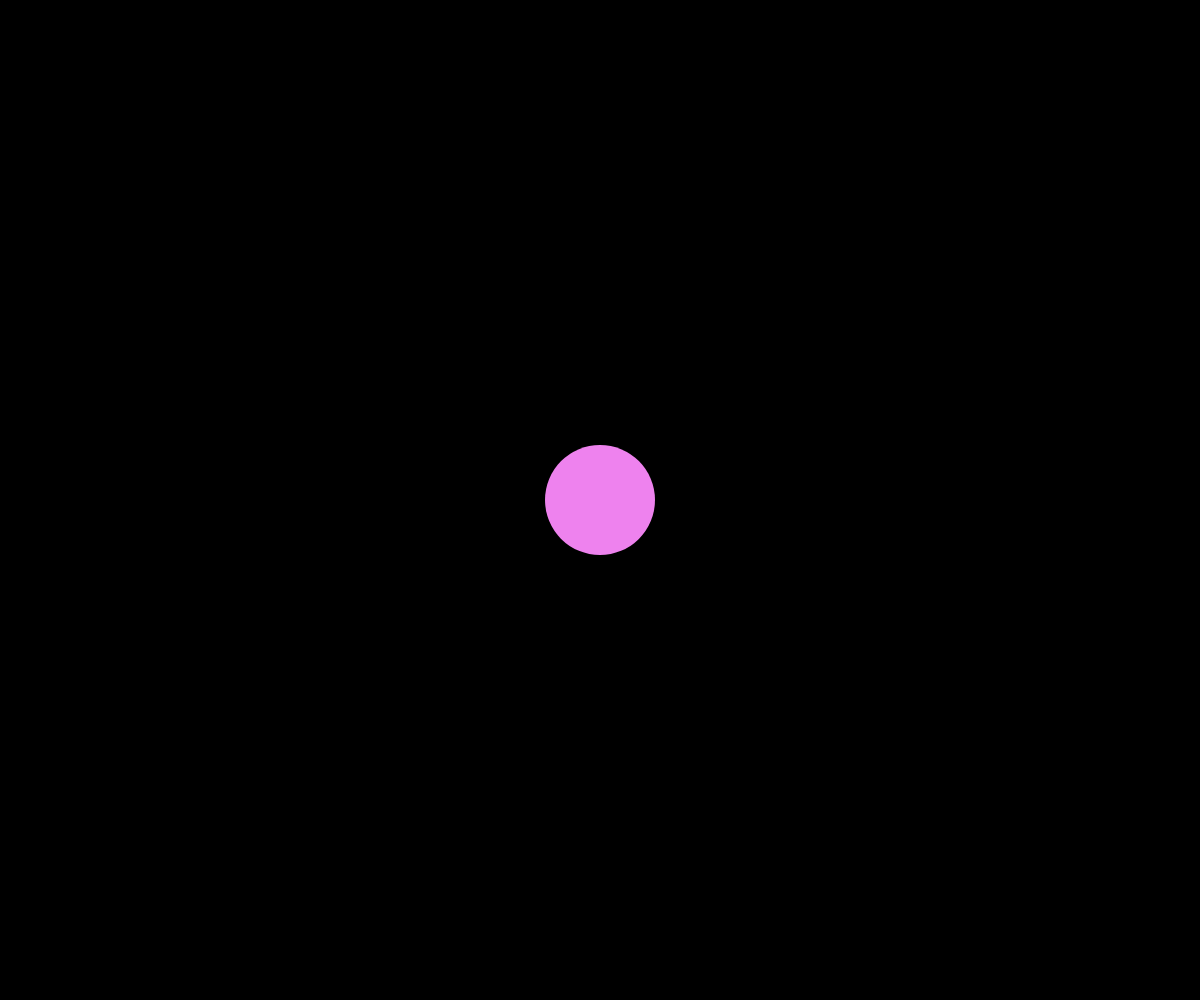
Frame 1 (no input)
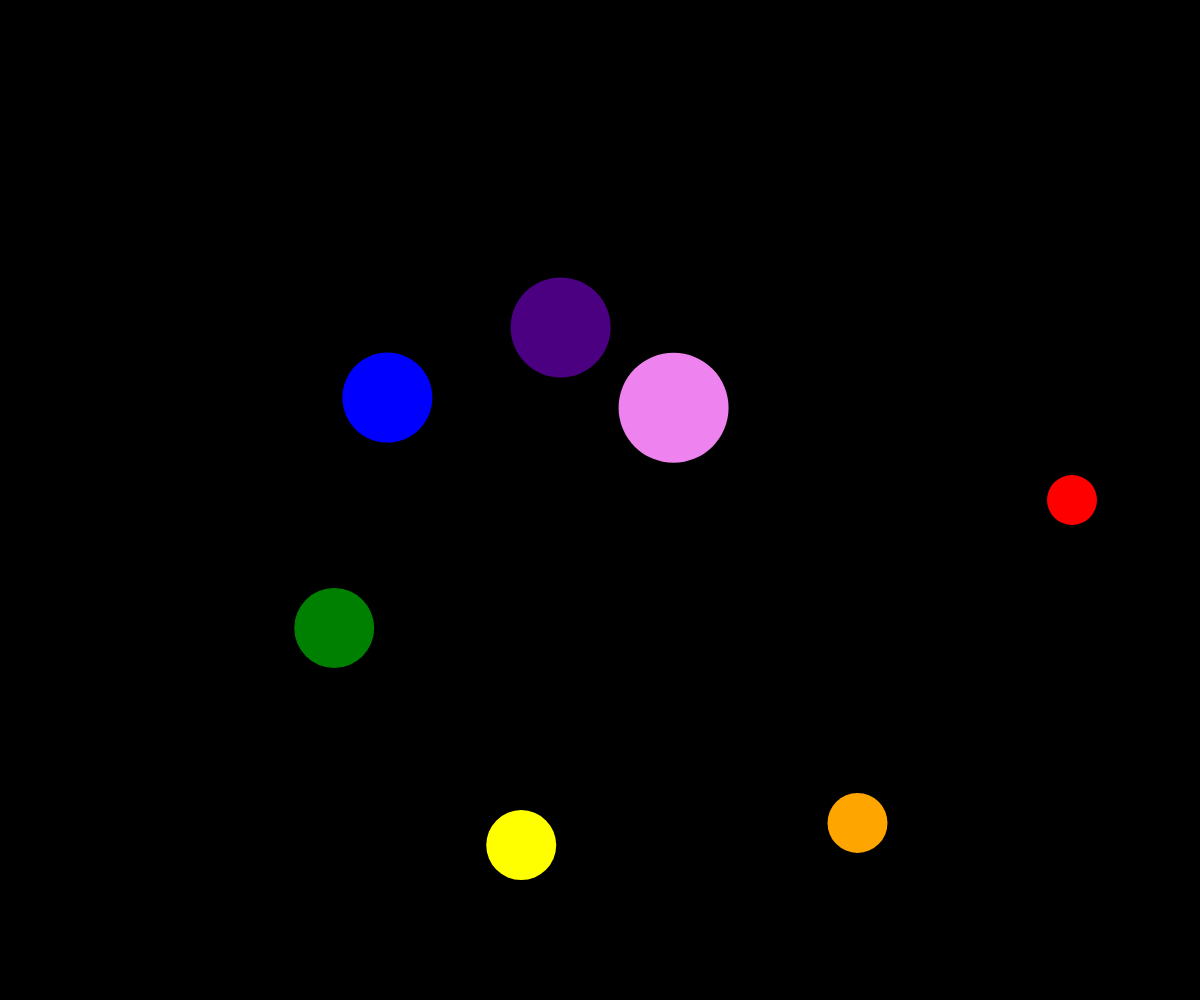
Frame 60 (no input)
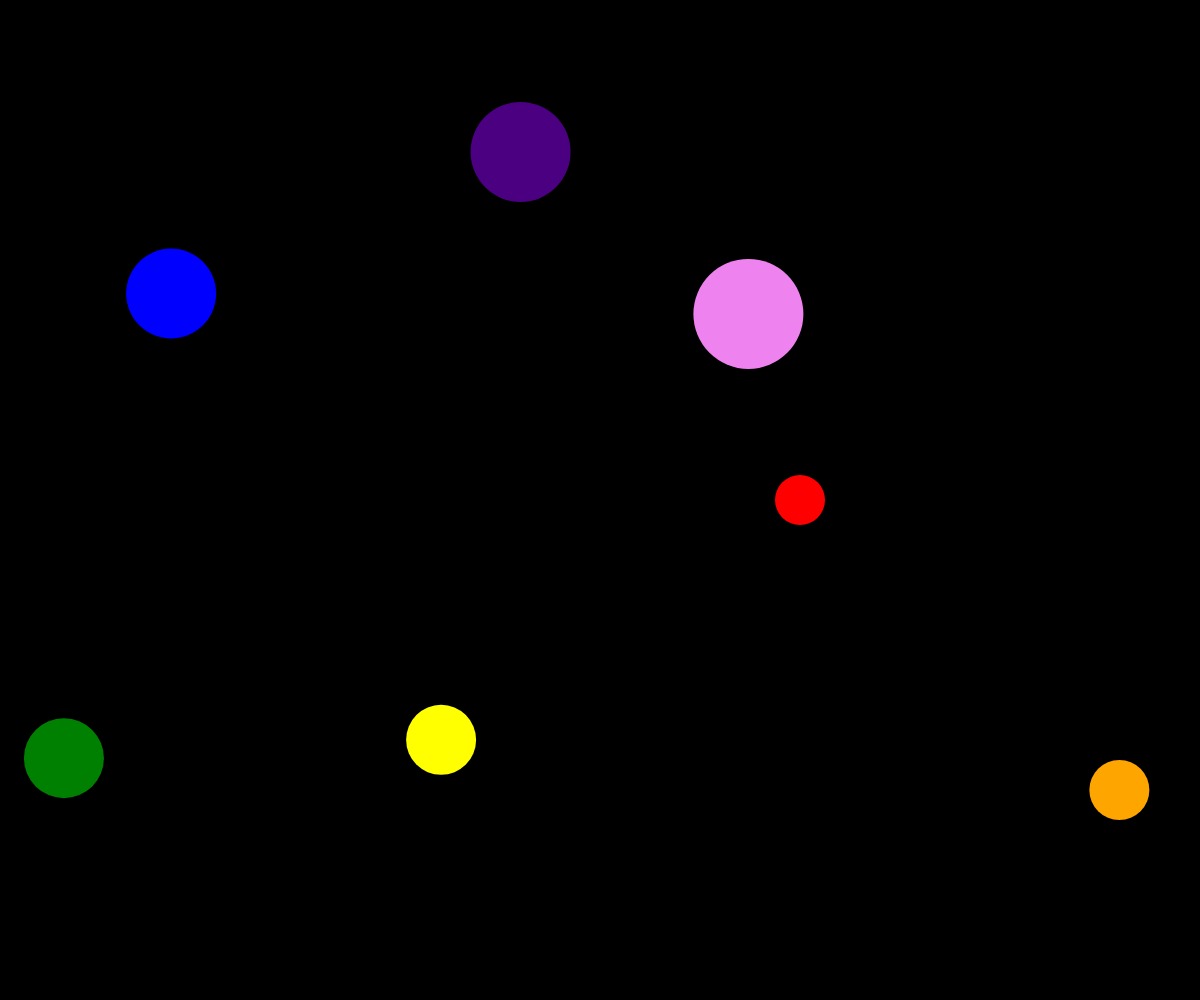
Frame 120 (the mouse pressed at the canvas centre since frame 60)

The p5.js sketch that drew these frames (run headless with seeded random() and noise() and a simulated clock; from frame 60 on, the mouse is pressed at the canvas centre):

// p5.js sketch
// ── sketch.js
// represents a bouncy ball in the application
class Ball {

    // initialise a new ball object
    constructor(x, y, diam, direction, speed, clr) {
        this.x = x;
        this.y = y;
        this.diam = diam;
        this.direction = direction;
        this.speed = speed;
        this.clr = clr
    }

    // draw the ball to the screen
    draw() {
        fill(this.clr);
        circle(this.x, this.y, this.diam);
        this.move();
    }

    // move the ball
    move() {

        // update the ball's coordinates
        this.x += this.getDx();
        this.y += this.getDy();

        // check for horizontal wall bounces and update direction
        if (this.x <= this.diam / 2 || this.x >= width - this.diam / 2) {
            this.direction = Math.PI - this.direction;
        }

        // check for vertical wall bounces and update direction
        if (this.y <= this.diam / 2 || this.y >= height - this.diam / 2) {
            this.direction = -this.direction;
        }
    }

    // get the x-component of the direction of the ball
    getDx() {
        return Math.cos(this.direction) * this.speed;
    }

    // get the y-component of the direction of the ball
    getDy() {
        return Math.sin(this.direction) * this.speed;
    }
}

// store our balls in an array - initialise them in the setup function
const clrs = ["red", "orange", "yellow", "green", "blue", "indigo", "violet"];
const n = clrs.length;
const balls = [];

function setup() {
    createCanvas(windowWidth, windowHeight);

    // use a for loop to initilise the balls
    for(let i in clrs) {
        balls.push(new Ball(width/2, height/2, 50 + 10*i, 2 * i * Math.PI / n, n + 1 - i, clrs[i]))
    }
}

function draw() {
    // draw the background
    background(0);

    // prepare to draw the balls
    noStroke();

    // draw the balls
    balls.forEach(ball => {
        ball.draw()
    })
}
